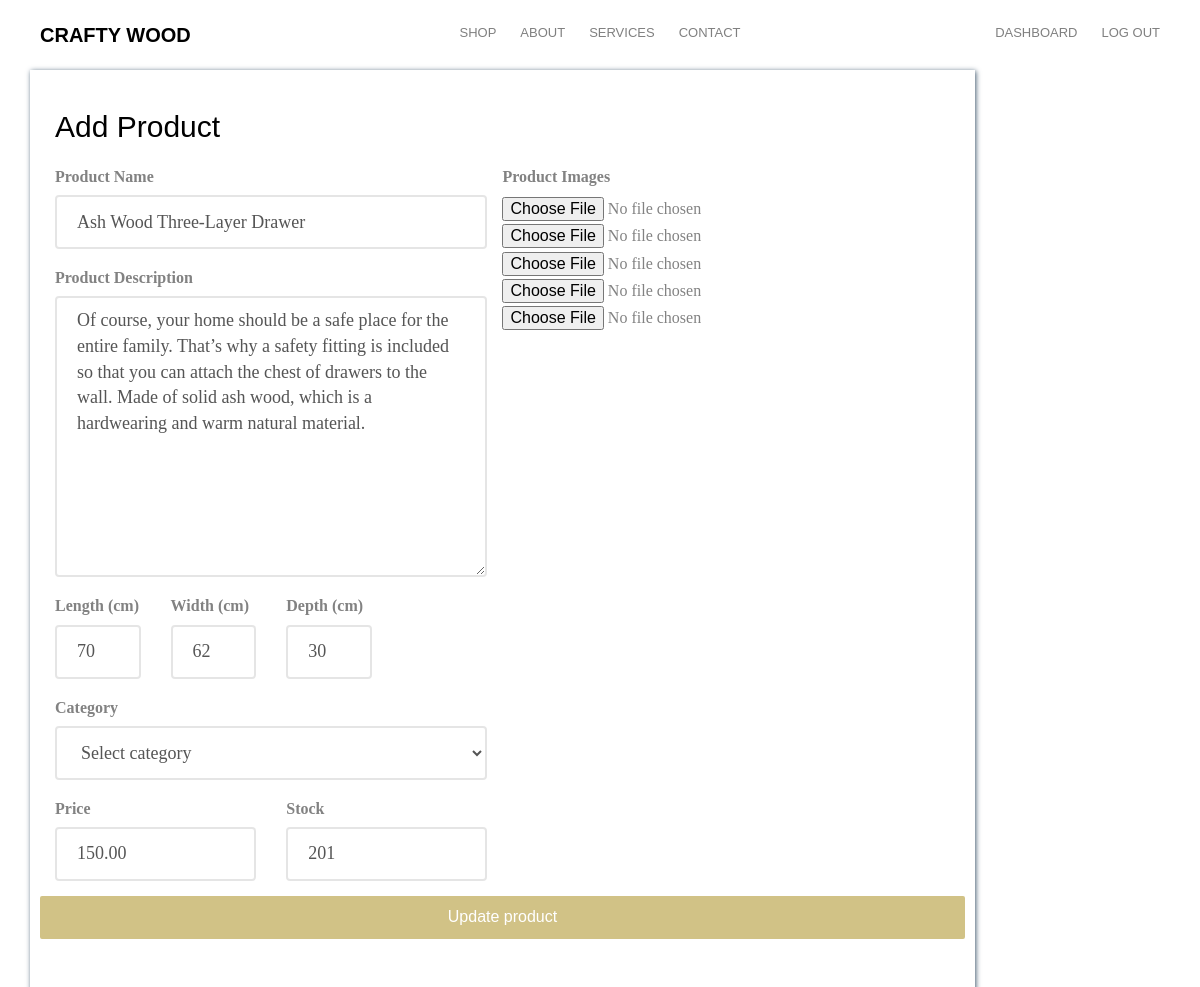
Before: /updateproduct/2 (signed in) with the older database file.
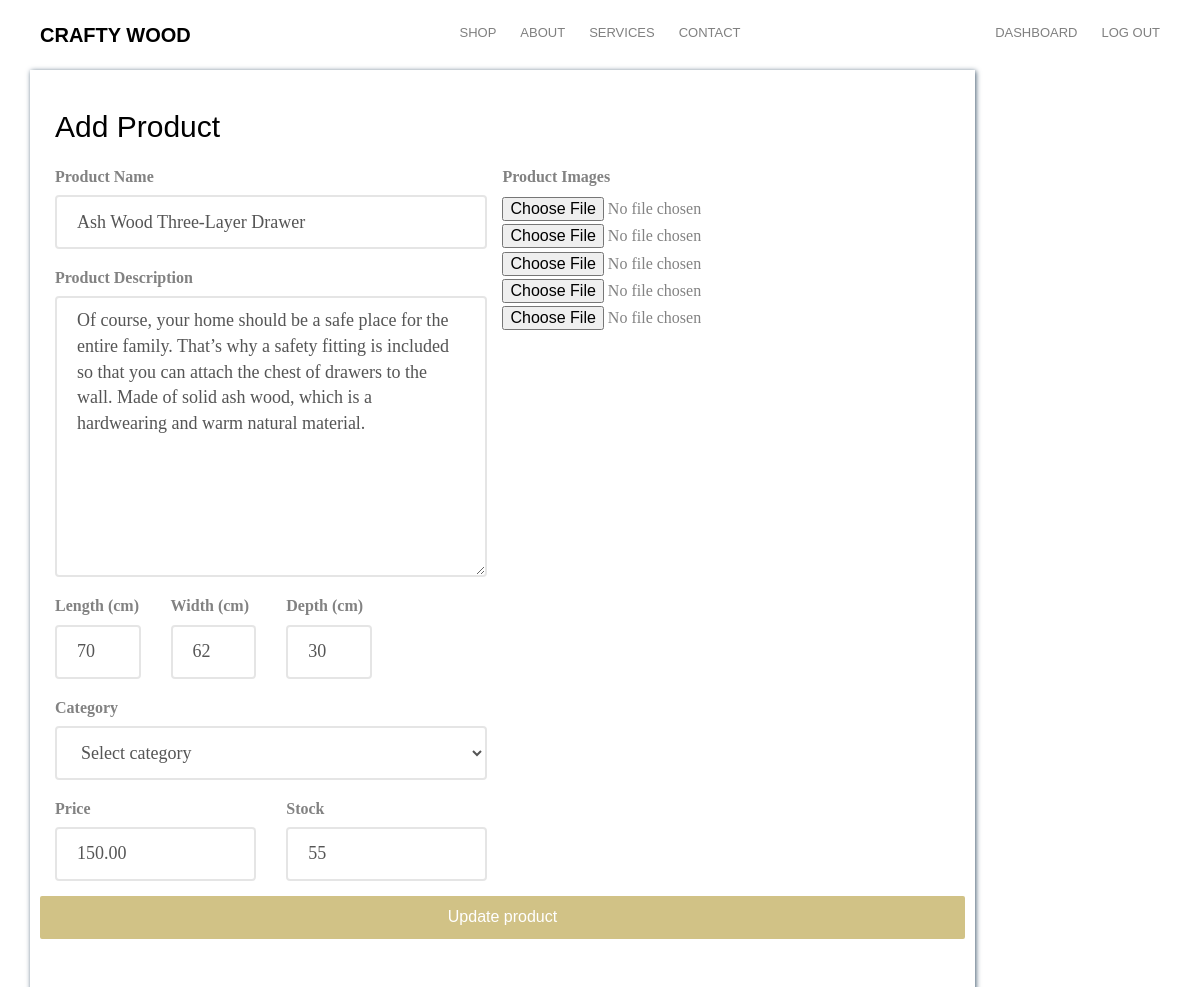
After: the same page with the newer database file.
### ecommercesite/database.py (models this page shows, shortened)
class Addproducts(db.Model):
    __seachbale__ = ['name','description']
    id = db.Column(db.Integer, primary_key=True)
    name = db.Column(db.String(80), nullable=False)
    description = db.Column(db.Text, nullable=False)
    length = db.Column(db.Integer, nullable=False)
    width = db.Column(db.Integer, nullable=False)
    depth = db.Column(db.Integer, nullable=False)
    category_id = db.Column(db.Integer, db.ForeignKey('category.id'),nullable=False)
    category = db.relationship('Category',backref=db.backref('categories', lazy=True))
    price = db.Column(db.Numeric(10,2), nullable=False)
    stock = db.Column(db.Integer, nullable=False)
    pub_date = db.Column(db.DateTime, nullable=False,default=datetime.utcnow)
    image_1 = db.Column(db.String(150), nullable=False, default='product-single-1.jpg')
    image_2 = db.Column(db.String(150), nullable=False, default='product-single-2.jpg')
    image_3 = db.Column(db.String(150), nullable=False, default='product-single-3.jpg')
    image_4 = db.Column(db.String(150), nullable=False, default='product-single-4.jpg')
    image_5 = db.Column(db.String(150), nullable=False, default='product-single-5.jpg')

### ecommercesite/routes.py (the view, shortened to what this page needs)
@app.route('/updateproduct/<int:id>', methods=['GET','POST'])
@login_required
@admin_required
def update_product(id):
    form = AddproductForm(request.form)
    product = Addproducts.query.get_or_404(id)
    categories = Category.query.all()
    category = request.form.get('category')
    form.name.data = product.name
    form.description.data = product.description
    form.length.data = product.length
    form.width.data = product.width
    form.depth.data = product.depth
    form.price.data = product.price
    form.stock.data = product.stock
    category = product.category_id
    return render_template('admin/add_product.html', form=form, title='Update Product',getproduct=product, categories=categories)

### ecommercesite/forms.py
class AddproductForm(FlaskForm):
    name = StringField('Product Name', [validators.DataRequired()])
    description = TextAreaField('Description', [validators.DataRequired()])
    category = SelectField('Category', [validators.DataRequired()])
    price = FloatField('Price', [validators.DataRequired()])
    stock = IntegerField('Stock', [validators.DataRequired()])
    length = IntegerField('Length', [validators.DataRequired()])
    width = IntegerField('Width', [validators.DataRequired()])
    depth = IntegerField('Depth', [validators.DataRequired()])
    image_1 = FileField('Image 1', validators=[FileRequired(), FileAllowed(['jpg','png','gif','jpeg'])])
    image_2 = FileField('Image 2', validators=[FileAllowed(['jpg','png','gif','jpeg'])])
    image_3 = FileField('Image 3', validators=[FileAllowed(['jpg','png','gif','jpeg'])])
    image_4 = FileField('Image 4', validators=[FileAllowed(['jpg','png','gif','jpeg'])])
    image_5 = FileField('Image 5', validators=[FileAllowed(['jpg','png','gif','jpeg'])])
    submit = SubmitField("Add product")

### ecommercesite/database.py (called while the page is built)
@login_manager.user_loader
def load_user(user_id):
    return User.query.get(int(user_id))

### ecommercesite/templates/admin/add_product.html (shortened to what this page needs)
{% extends 'layout.html' %}
{% block content %}
<div class="container tm-mt-big tm-mb-big">
    <div class="row">
          <div class="col-xl-9 col-lg-10 col-md-12 col-sm-12 mx-auto">
            <div class="tm-bg-primary-dark tm-block tm-block-h-auto">
              <div class="row">
                <div class="col-12">
                  <h2 class="tm-block-title d-inline-block">Add Product</h2>
                </div>
                <form method="post" enctype="multipart/form-data">
                <div>
                    <div class="row tm-edit-product-row">
                        <div class="col-xl-6 col-lg-6 col-md-12">
                          <form action="" class="tm-edit-product-form">
                            <div class="form-group mb-3">
                                <label for="name">Product Name</label>
                                {{ form.name(class="form-control") }}
                            </div>
                            <div class="form-group mb-3">
                                <label for="name">Product Description</label>
                                {{ form.description(class="form-control", rows="10") }}
                            </div>
                            <div class="row">
                            <div class="form-group mb-3 col-xs-12 col-sm-3">
                              <label for="price">Length (cm)</label>
                              {{ form.length(class="form-control") }}
                            </div>
                            <div class="form-group mb-3 col-xs-12 col-sm-3">
                              <label
                                for="stock">Width (cm)</label>
                                {{ form.width(class="form-control") }}
                            </div>
                            <div class="form-group mb-3 col-xs-12 col-sm-3">
                              <label
                                for="stock">Depth (cm)</label>
                                {{ form.depth(class="form-control") }}
                            </div>
                          </div>
                            <div class="form-group mb-3">
                                <label for="category">Category</label>
                                <select name="category" id="category" class="form-control" required>
                                  <option selected =" ">Select category</option>
                                </select>
                            </div>
                            <div class="row">
                                <div class="form-group mb-3 col-xs-12 col-sm-6">
                                    <label for="price">Price</label>
                                    {{ form.price(class="form-control") }}
                                  </div>
                                  <div class="form-group mb-3 col-xs-12 col-sm-6">
                                    <label
                                      for="stock">Stock</label>
                                      {{ form.stock(class="form-control") }}
                                  </div>
                            </div>
                        </div>
                            <div class="form-group mb-3">
                            <label for="name">Product Images</label>
                            {{ form.image_1 }}
                            {{ form.image_2 }}
                            {{ form.image_3 }}
                            {{ form.image_4 }}
                            {{ form.image_5 }}
                            </div>
                <p><input type="submit" value="{% if getproduct %}Update {% else %}Add{% endif %} product" class="btn btn-primary btn-block mx-auto">
                </form>
            </div>
      <div class="col-md-1"></div>
    </div>
</div>
{% endblock content %}

Changed rows visible on the page:
changed Addproducts "Ash Wood Three-Layer Drawer": stock "201" → "55"
